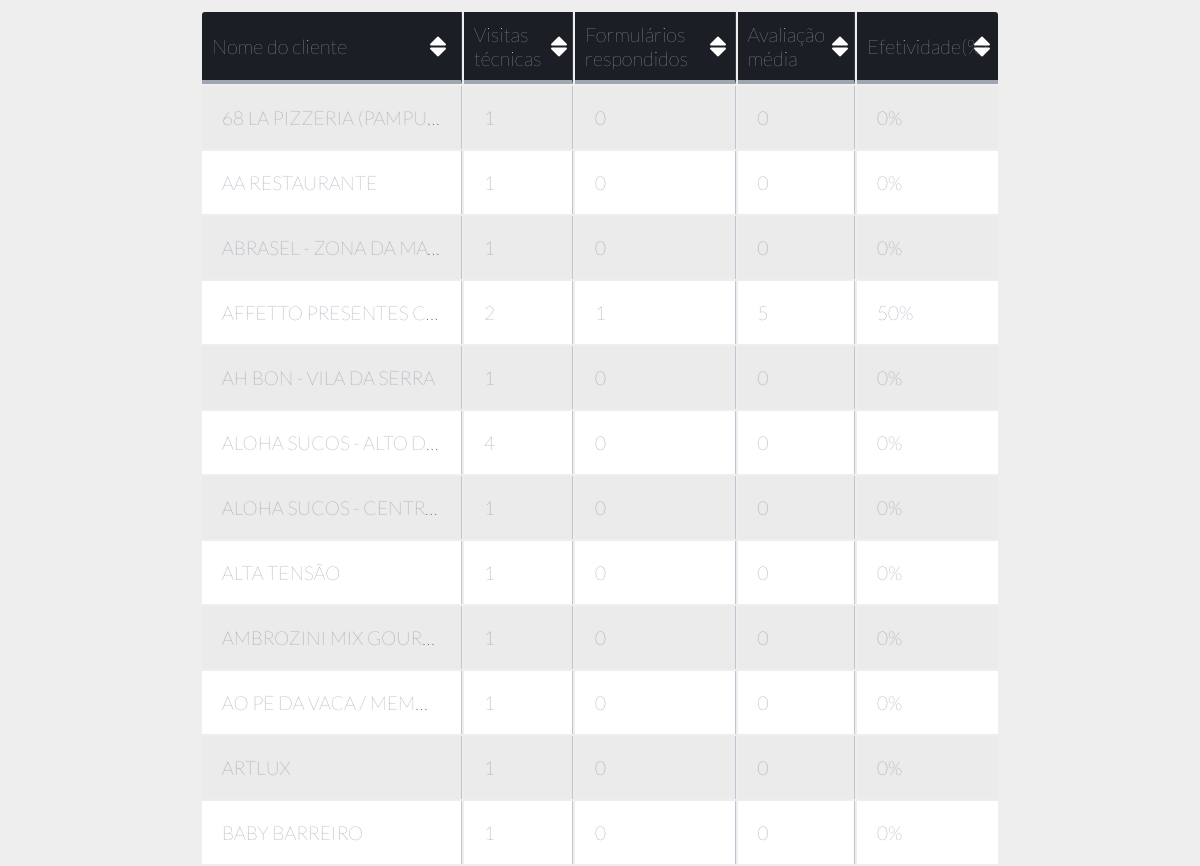
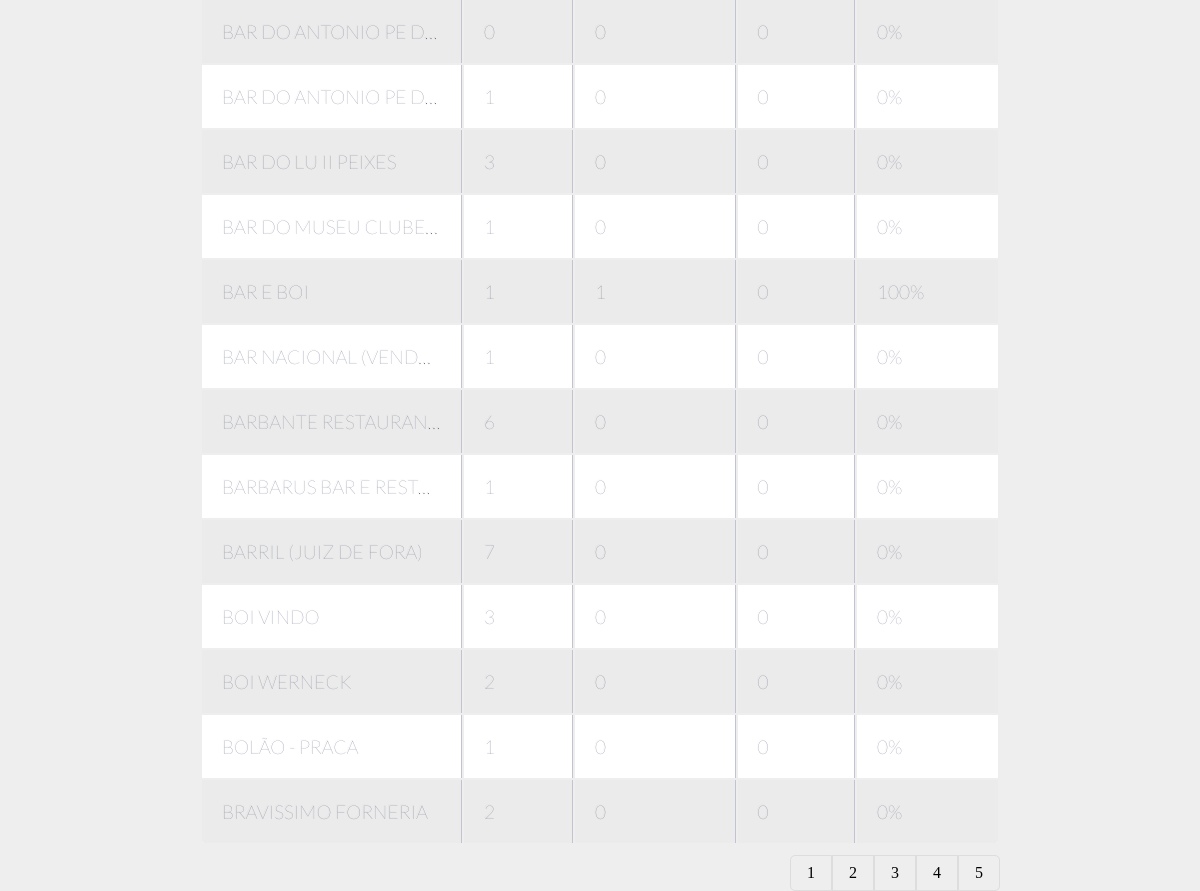
Page /Management/pages/mainclientes.php (signed in) on the earlier database version (2 pictures, top to bottom).
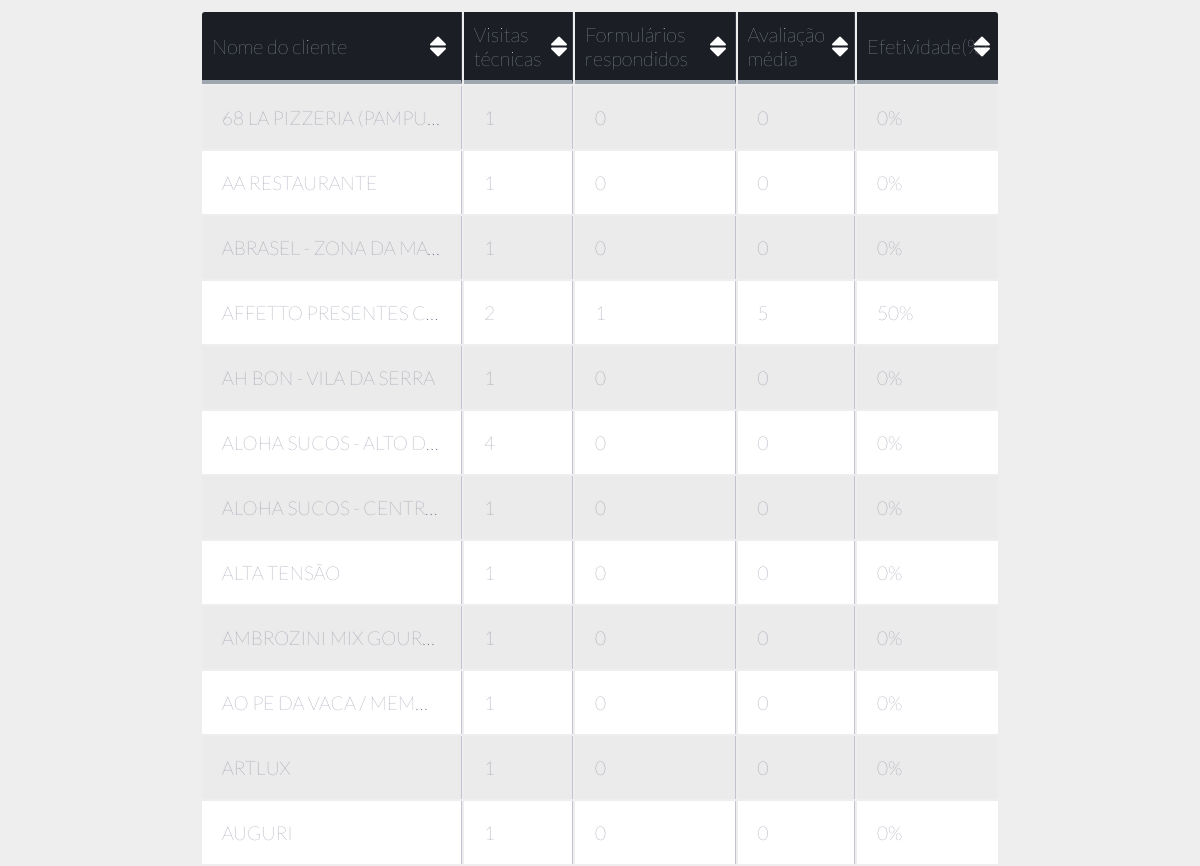
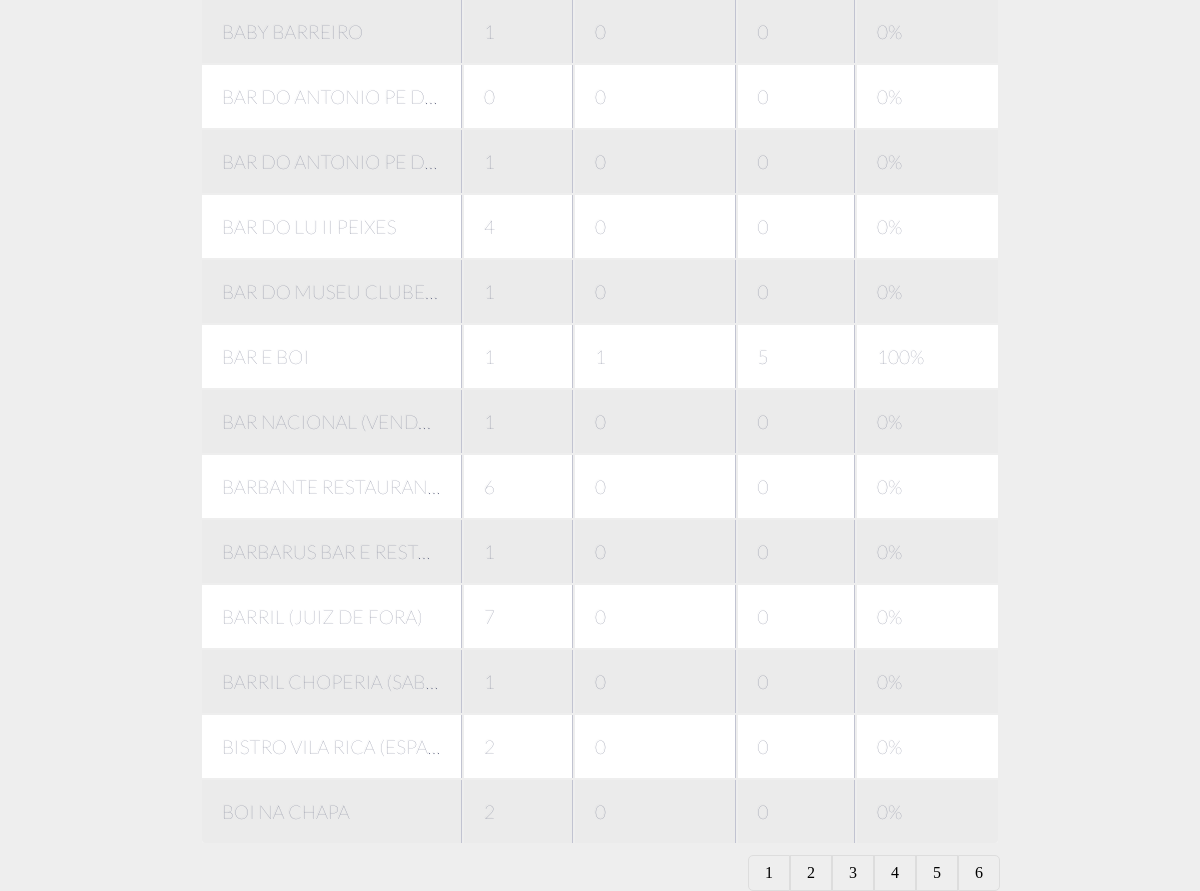
Same page on the later database version (2 pictures, top to bottom).
### tables this page shows
CREATE TABLE `customer` (
  `idcustomer` int(10) UNSIGNED NOT NULL,
  `name` varchar(200) NOT NULL,
  `emails` varchar(200) NOT NULL,
  `tecnical_visits` int(11) NOT NULL,
  `forms_answereds` int(11) NOT NULL,
  `V11_ID` int(11) NOT NULL,
  `effectiviness` double NOT NULL DEFAULT '0',
  `avaliation_avarage` double NOT NULL DEFAULT '0'
);

### Management/php/DataBaseQuerys.php (the view, shortened to what this page needs)
  <?php
$connection = Database::getConnection();
function loadLink($sql, $pagename, $limit)
{
	global $connection;
	$result            = mysqli_query($connection, $sql);
	$number_of_results = mysqli_num_rows($result);
	echo "<div class='pagination'>";
	for ($page = 1; $page <= round($number_of_results / $limit); $page++)
	{
		echo "<a href='$pagename.php?pg=$page&lmt=$limit'>$page</a>";
	}
	echo "</div>";
}
function loadClient($page, $limit)
{
	global $connection;
	$startResult = ($page - 1) * $limit;
	$result      = $connection->query("SELECT * FROM customer ORDER BY name asc limit $startResult,$limit");
	if ($result->num_rows > 0)
	{
		while ($row = $result->fetch_assoc())
		{
            echo "<tr><td><a class='linkname' href='../pages/mainprofile.php?profile=" . $row["idcustomer"]
            . "&type=c'>" . utf8_encode($row["name"]) . "</a></td>";
			echo "<td>" . $row["tecnical_visits"] . "</td>";
			echo "<td>" . $row["forms_answereds"] . "</td>";
			echo "<td>" . $row["avaliation_avarage"] . "</td>";
			echo "<td>" . $row["effectiviness"] . "%</td>";
		}
	}
}
?>

### Management/pages/mainclientes.php (shortened to what this page needs)
<?php
include '../php/DataBaseQuerys.php';
?>
    <!DOCTYPE HTML>
    <HTML>
    <head>
    <link href="../css/mainPagesStyle.css" rel="stylesheet" type="text/css" />
    <link href="../css/table.css" rel="stylesheet" type="text/css"/>
    </head>
    <body ng-app="">
        <div class="allblock">
            <table id="maintable" class="table-fill tablesorter">
                <thead class="text-left">
                    <th id="tdname">Nome do cliente</th>
                    <th>Visitas técnicas</th>
                    <th>Formulários respondidos</th>
                    <th>Avaliação média</th>
                    <th>Efetividade(%)</th>
                </thead>
                <tbody class="table-hover">
                    <?php
                        loadClient($_GET["pg"], $_GET["lmt"]);
                    ?>
                </tbody>
            </table>
            <?php loadLink("SELECT * from customer", "mainclientes", $_GET["lmt"]); ?>
        </div>
    </body>
    </html>

### Management/css/mainPagesStyle.css (style rules this page uses)
* { box-sizing: border-box; }
body { font-family: Verdana; margin: 0; padding: 0; background-color: #EEEEEE; }
td, tr { padding-left: 7px; font-family: Lato; }
tbody tr { height: 40px; background-color: #fff; font-size: 16px; font-weight: 400; }
.allblock { width: 800px; margin: auto; margin-top: 10px; align-content: center; }

### Management/css/table.css (style rules this page uses)
.linkname { text-decoration: none; font-family: 'Lato'; color: #666B85; }
th { color: #D5DDE5; background: #1b1e24; cursor: default; border-bottom: 4px solid #9ea7af; border-right: 1px solid #343a45; font-size: 20px; font-weight: 50; padding: 10px; text-align: left; text-shadow: 0 1px 1px rgba(6, 38, 182, 0.1); vertical-align: middle; }
th:first-child { border-top-left-radius: 3px; }
th:last-child { border-top-right-radius: 3px; border-right: none; }
tr { border-top: 1px solid #C1C3D1; border-bottom: 1px solid #C1C3D1; color: #666B85; font-size: 13px; font-weight: normal; text-shadow: 0 1px 1px rgba(256, 256, 256, 0.1); }
tr:first-child { border-top: none; }
tr:last-child { border-bottom: none; }
tr:nth-child(odd) td { background: #EBEBEB; }
tr:last-child td:first-child { border-bottom-left-radius: 3px; }
tr:last-child td:last-child { border-bottom-right-radius: 3px; }
td { background: #FFFFFF; padding: 20px; text-align: left; vertical-align: middle; font-weight: 50; font-size: 19px; max-width: 40px; white-space: nowrap; overflow: hidden; cursor: default; text-overflow: ellipsis; text-shadow: -1px -1px 1px rgba(0, 0, 0, 0.1); border-right: 1px solid #C1C3D1; }
td:last-child { border-right: 0px; }
.pagination { margin-top: 10px; float: right; }
.pagination a { color: black; float: left; padding: 8px 16px; text-decoration: none; border: 1px solid #ddd; }
.pagination a:first-child { border-top-left-radius: 5px; border-bottom-left-radius: 5px; }
.pagination a:last-child { border-top-right-radius: 5px; border-bottom-right-radius: 5px; }
table.tablesorter thead tr .header { background-image: url('../img/bg.png'); background-repeat: no-repeat; background-position: 94% 50%; }
#tdname, #nametd { width: 260px; }
table { width: 100%; }

Differences in the rows shown:
no longer on this page (row unchanged): customer: name "BOI VINDO", tecnical_visits "3", forms_answereds "0", avaliation_avarage "0", effectiviness "0"
no longer on this page (row edited): customer: name "BOI WERNECK", tecnical_visits "2", forms_answereds "0", avaliation_avarage "0", effectiviness "0"
no longer on this page (row edited): customer: name "BOLÃO - PRACA", tecnical_visits "1", forms_answereds "0", avaliation_avarage "0", effectiviness "0"
no longer on this page (row unchanged): customer: name "BRAVISSIMO FORNERIA", tecnical_visits "2", forms_answereds "0", avaliation_avarage "0", effectiviness "0"
added customer: name "AUGURI", tecnical_visits "1", forms_answereds "0", avaliation_avarage "0", effectiviness "0"
changed customer "BAR DO LU II PEIXES": tecnical_visits "3" → "4"
changed customer "BAR E BOI": avaliation_avarage "0" → "5"
added customer: name "BARRIL CHOPERIA (SAB…", tecnical_visits "1", forms_answereds "0", avaliation_avarage "0", effectiviness "0"
added customer: name "BISTRO VILA RICA (ESPA…", tecnical_visits "2", forms_answereds "0", avaliation_avarage "0", effectiviness "0"
added customer: name "BOI NA CHAPA", tecnical_visits "2", forms_answereds "0", avaliation_avarage "0", effectiviness "0"
Other differences:
new list line: "6"
